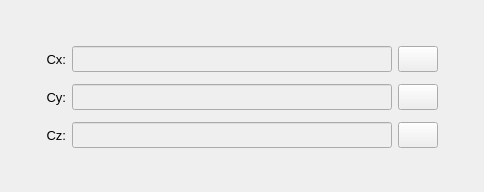
           <widget class="QWidget" name="tab_tabular_data">
            <attribute name="title">
             <string>Tabular data</string>
            </attribute>
            <layout class="QGridLayout" name="gridLayout_10">
             <property name="leftMargin">
              <number>2</number>
             </property>
             <property name="topMargin">
              <number>2</number>
             </property>
             <property name="rightMargin">
              <number>2</number>
             </property>
             <property name="bottomMargin">
              <number>2</number>
             </property>
             <item row="2" column="0">
              <spacer name="verticalSpacer_4">
               <property name="orientation">
                <enum>Qt::Orientation::Vertical</enum>
               </property>
               <property name="sizeHint" stdset="0">
                <size>
                 <width>20</width>
                 <height>40</height>
                </size>
               </property>
              </spacer>
             </item>
             <item row="1" column="0">
              <widget class="QFrame" name="frame_9">
               <property name="frameShape">
                <enum>QFrame::Shape::NoFrame</enum>
               </property>
               <property name="frameShadow">
                <enum>QFrame::Shadow::Raised</enum>
               </property>
               <layout class="QGridLayout" name="gridLayout_3">
                <property name="leftMargin">
                 <number>4</number>
                </property>
                <property name="topMargin">
                 <number>4</number>
                </property>
                <property name="rightMargin">
                 <number>4</number>
                </property>
                <property name="bottomMargin">
                 <number>2</number>
                </property>
                <property name="horizontalSpacing">
                 <number>6</number>
                </property>
                <property name="verticalSpacing">
                 <number>12</number>
                </property>
                <item row="2" column="2">
                 <widget class="QLineEdit" name="lineEdit_path_table_Cy">
                  <property name="enabled">
                   <bool>false</bool>
                  </property>
                  <property name="minimumSize">
                   <size>
                    <width>320</width>
                    <height>26</height>
                   </size>
                  </property>
                  <property name="maximumSize">
                   <size>
                    <width>320</width>
                    <height>26</height>
                   </size>
                  </property>
                  <property name="styleSheet">
                   <string notr="true"/>
                  </property>
                  <property name="alignment">
                   <set>Qt::AlignmentFlag::AlignCenter</set>
                  </property>
                 </widget>
                </item>
                <item row="1" column="4">
                 <spacer name="horizontalSpacer_3">
                  <property name="orientation">
                   <enum>Qt::Orientation::Horizontal</enum>
                  </property>
                  <property name="sizeHint" stdset="0">
                   <size>
                    <width>40</width>
                    <height>20</height>
                   </size>
                  </property>
                 </spacer>
                </item>
                <item row="1" column="0">
                 <spacer name="horizontalSpacer_4">
                  <property name="orientation">
                   <enum>Qt::Orientation::Horizontal</enum>
                  </property>
                  <property name="sizeHint" stdset="0">
                   <size>
                    <width>40</width>
                    <height>20</height>
                   </size>
                  </property>
                 </spacer>
                </item>
                <item row="3" column="3">
                 <widget class="QPushButton" name="pushButton_load_Cz_table">
                  <property name="enabled">
                   <bool>true</bool>
                  </property>
                  <property name="sizePolicy">
                   <sizepolicy hsizetype="Expanding" vsizetype="Fixed">
                    <horstretch>0</horstretch>
                    <verstretch>0</verstretch>
                   </sizepolicy>
                  </property>
                  <property name="minimumSize">
                   <size>
                    <width>40</width>
                    <height>26</height>
                   </size>
                  </property>
                  <property name="maximumSize">
                   <size>
                    <width>40</width>
                    <height>26</height>
                   </size>
                  </property>
                  <property name="font">
                   <font>
                    <pointsize>10</pointsize>
                    <bold>false</bold>
                   </font>
                  </property>
                  <property name="styleSheet">
                   <string notr="true"/>
                  </property>
                  <property name="text">
                   <string/>
                  </property>
                  <property name="icon">
                   <iconset resource="../../../../icons/dark_theme/resources.qrc">
                    <normaloff>:/icons/document_search_blue.png</normaloff>:/icons/document_search_blue.png</iconset>
                  </property>
                  <property name="iconSize">
                   <size>
                    <width>20</width>
                    <height>20</height>
                   </size>
                  </property>
                  <property name="autoDefault">
                   <bool>false</bool>
                  </property>
                 </widget>
                </item>
                <item row="1" column="3">
                 <widget class="QPushButton" name="pushButton_load_Cx_table">
                  <property name="enabled">
                   <bool>true</bool>
                  </property>
                  <property name="sizePolicy">
                   <sizepolicy hsizetype="Expanding" vsizetype="Fixed">
                    <horstretch>0</horstretch>
                    <verstretch>0</verstretch>
                   </sizepolicy>
                  </property>
                  <property name="minimumSize">
                   <size>
                    <width>40</width>
                    <height>26</height>
                   </size>
                  </property>
                  <property name="maximumSize">
                   <size>
                    <width>40</width>
                    <height>26</height>
                   </size>
                  </property>
                  <property name="font">
                   <font>
                    <pointsize>10</pointsize>
                    <bold>false</bold>
                   </font>
                  </property>
                  <property name="styleSheet">
                   <string notr="true"/>
                  </property>
                  <property name="text">
                   <string/>
                  </property>
                  <property name="icon">
                   <iconset resource="../../../../icons/dark_theme/resources.qrc">
                    <normaloff>:/icons/document_search_blue.png</normaloff>:/icons/document_search_blue.png</iconset>
                  </property>
                  <property name="iconSize">
                   <size>
                    <width>20</width>
                    <height>20</height>
                   </size>
                  </property>
                  <property name="autoDefault">
                   <bool>false</bool>
                  </property>
                 </widget>
                </item>
                <item row="2" column="1">
                 <widget class="QLabel" name="label_table_Cy">
                  <property name="enabled">
                   <bool>true</bool>
                  </property>
                  <property name="minimumSize">
                   <size>
                    <width>0</width>
                    <height>26</height>
                   </size>
                  </property>
                  <property name="maximumSize">
                   <size>
                    <width>80</width>
                    <height>26</height>
                   </size>
                  </property>
                  <property name="font">
                   <font>
                    <pointsize>10</pointsize>
                    <bold>false</bold>
                   </font>
                  </property>
                  <property name="text">
                   <string>Cy:</string>
                  </property>
                  <property name="alignment">
                   <set>Qt::AlignmentFlag::AlignRight|Qt::AlignmentFlag::AlignTrailing|Qt::AlignmentFlag::AlignVCenter</set>
                  </property>
                 </widget>
                </item>
                <item row="3" column="2">
                 <widget class="QLineEdit" name="lineEdit_path_table_Cz">
                  <property name="enabled">
                   <bool>false</bool>
                  </property>
                  <property name="minimumSize">
                   <size>
                    <width>320</width>
                    <height>26</height>
                   </size>
                  </property>
                  <property name="maximumSize">
                   <size>
                    <width>320</width>
                    <height>26</height>
                   </size>
                  </property>
                  <property name="styleSheet">
                   <string notr="true"/>
                  </property>
                  <property name="alignment">
                   <set>Qt::AlignmentFlag::AlignCenter</set>
                  </property>
                 </widget>
                </item>
                <item row="1" column="1">
                 <widget class="QLabel" name="label_table_Cx">
                  <property name="enabled">
                   <bool>true</bool>
                  </property>
                  <property name="minimumSize">
                   <size>
                    <width>0</width>
                    <height>26</height>
                   </size>
                  </property>
                  <property name="maximumSize">
                   <size>
                    <width>80</width>
                    <height>26</height>
                   </size>
                  </property>
                  <property name="font">
                   <font>
                    <pointsize>10</pointsize>
                    <bold>false</bold>
                   </font>
                  </property>
                  <property name="text">
                   <string>Cx:</string>
                  </property>
                  <property name="alignment">
                   <set>Qt::AlignmentFlag::AlignRight|Qt::AlignmentFlag::AlignTrailing|Qt::AlignmentFlag::AlignVCenter</set>
                  </property>
                 </widget>
                </item>
                <item row="1" column="2">
                 <widget class="QLineEdit" name="lineEdit_path_table_Cx">
                  <property name="enabled">
                   <bool>false</bool>
                  </property>
                  <property name="minimumSize">
                   <size>
                    <width>320</width>
                    <height>26</height>
                   </size>
                  </property>
                  <property name="maximumSize">
                   <size>
                    <width>320</width>
                    <height>26</height>
                   </size>
                  </property>
                  <property name="styleSheet">
                   <string notr="true"/>
                  </property>
                  <property name="alignment">
                   <set>Qt::AlignmentFlag::AlignCenter</set>
                  </property>
                 </widget>
                </item>
                <item row="2" column="3">
                 <widget class="QPushButton" name="pushButton_load_Cy_table">
                  <property name="enabled">
                   <bool>true</bool>
                  </property>
                  <property name="sizePolicy">
                   <sizepolicy hsizetype="Expanding" vsizetype="Fixed">
                    <horstretch>0</horstretch>
                    <verstretch>0</verstretch>
                   </sizepolicy>
                  </property>
                  <property name="minimumSize">
                   <size>
                    <width>40</width>
                    <height>26</height>
                   </size>
                  </property>
                  <property name="maximumSize">
                   <size>
                    <width>40</width>
                    <height>26</height>
                   </size>
                  </property>
                  <property name="font">
                   <font>
                    <pointsize>10</pointsize>
                    <bold>false</bold>
                   </font>
                  </property>
                  <property name="styleSheet">
                   <string notr="true"/>
                  </property>
                  <property name="text">
                   <string/>
                  </property>
                  <property name="icon">
                   <iconset resource="../../../../icons/dark_theme/resources.qrc">
                    <normaloff>:/icons/document_search_blue.png</normaloff>:/icons/document_search_blue.png</iconset>
                  </property>
                  <property name="iconSize">
                   <size>
                    <width>20</width>
                    <height>20</height>
                   </size>
                  </property>
                  <property name="autoDefault">
                   <bool>false</bool>
                  </property>
                 </widget>
                </item>
                <item row="3" column="1">
                 <widget class="QLabel" name="label_table_Cz">
                  <property name="enabled">
                   <bool>true</bool>
                  </property>
                  <property name="minimumSize">
                   <size>
                    <width>0</width>
                    <height>26</height>
                   </size>
                  </property>
                  <property name="maximumSize">
                   <size>
                    <width>80</width>
                    <height>26</height>
                   </size>
                  </property>
                  <property name="font">
                   <font>
                    <pointsize>10</pointsize>
                    <bold>false</bold>
                   </font>
                  </property>
                  <property name="text">
                   <string>Cz:</string>
                  </property>
                  <property name="alignment">
                   <set>Qt::AlignmentFlag::AlignRight|Qt::AlignmentFlag::AlignTrailing|Qt::AlignmentFlag::AlignVCenter</set>
                  </property>
                 </widget>
                </item>
               </layout>
              </widget>
             </item>
             <item row="0" column="0">
              <spacer name="verticalSpacer_3">
               <property name="orientation">
                <enum>Qt::Orientation::Vertical</enum>
               </property>
               <property name="sizeHint" stdset="0">
                <size>
                 <width>20</width>
                 <height>40</height>
                </size>
               </property>
              </spacer>
             </item>
            </layout>
           </widget>
